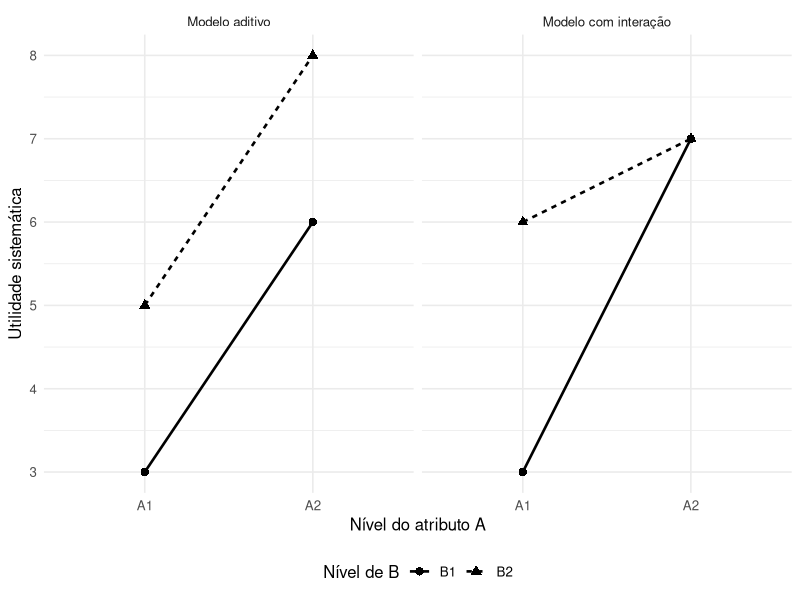
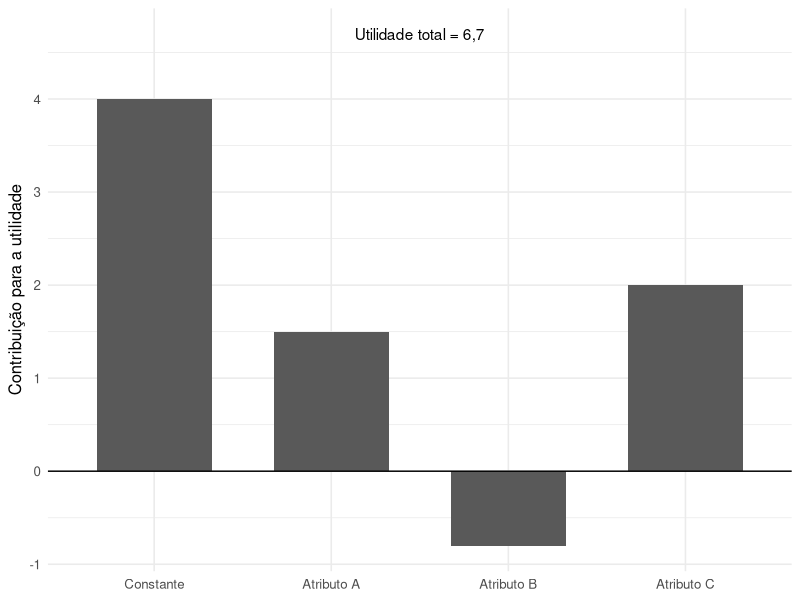

Recreate these plots in R, in order.
## ---- chunk 1
#| label: fig-aditividade-interacao-conjunta
#| echo: false
#| warning: false
#| message: false
#| fig-cap: "Aditividade e interação entre dois atributos. Linhas paralelas representam um efeito do atributo A que não depende do nível de B; linhas não paralelas indicam interação."
#| fig-width: 9
#| fig-height: 4.8
#| fig-align: center

library(ggplot2)

dados_aditivos <- data.frame(
  A = factor(
    rep(
      c(
        "A1",
        "A2"
      ),
      each = 2
    ),
    levels = c(
      "A1",
      "A2"
    )
  ),
  B = factor(
    rep(
      c(
        "B1",
        "B2"
      ),
      times = 2
    )
  ),
  utilidade = c(
    3,
    5,
    6,
    8
  ),
  estrutura = "Modelo aditivo"
)

dados_interacao <- data.frame(
  A = factor(
    rep(
      c(
        "A1",
        "A2"
      ),
      each = 2
    ),
    levels = c(
      "A1",
      "A2"
    )
  ),
  B = factor(
    rep(
      c(
        "B1",
        "B2"
      ),
      times = 2
    )
  ),
  utilidade = c(
    3,
    6,
    7,
    7
  ),
  estrutura = "Modelo com interação"
)

dados_figura <- rbind(
  dados_aditivos,
  dados_interacao
)

ggplot(
  dados_figura,
  aes(
    x = A,
    y = utilidade,
    group = B,
    linetype = B,
    shape = B
  )
) +
  geom_line(
    linewidth = 0.9
  ) +
  geom_point(
    size = 2.5
  ) +
  facet_wrap(
    ~ estrutura
  ) +
  labs(
    x = "Nível do atributo A",
    y = "Utilidade sistemática",
    linetype = "Nível de B",
    shape = "Nível de B"
  ) +
  theme_minimal(
    base_size = 12
  ) +
  theme(
    legend.position = "bottom"
  )
## ---- chunk 2
#| label: fig-decomposicao-utilidade-conjunta
#| echo: false
#| warning: false
#| message: false
#| fig-cap: "Decomposição da utilidade sistemática de um perfil em uma constante e utilidades parciais associadas aos níveis dos atributos. A soma das contribuições determina a utilidade total estimada."
#| fig-width: 9
#| fig-height: 5
#| fig-align: center

library(ggplot2)

contribuicoes <- data.frame(
  componente = factor(
    c(
      "Constante",
      "Atributo A",
      "Atributo B",
      "Atributo C"
    ),
    levels = c(
      "Constante",
      "Atributo A",
      "Atributo B",
      "Atributo C"
    )
  ),
  utilidade = c(
    4.0,
    1.5,
    -0.8,
    2.0
  )
)

utilidade_total <- sum(
  contribuicoes$utilidade
)

ggplot(
  contribuicoes,
  aes(
    x = componente,
    y = utilidade
  )
) +
  geom_col(
    width = 0.65
  ) +
  geom_hline(
    yintercept = 0,
    linewidth = 0.5
  ) +
  annotate(
    "text",
    x = 2.5,
    y = max(
      contribuicoes$utilidade
    ) + 0.7,
    label = paste0(
      "Utilidade total = ",
      formatC(
        utilidade_total,
        format = "f",
        digits = 1,
        decimal.mark = ","
      )
    )
  ) +
  labs(
    x = NULL,
    y = "Contribuição para a utilidade"
  ) +
  theme_minimal(
    base_size = 12
  )
